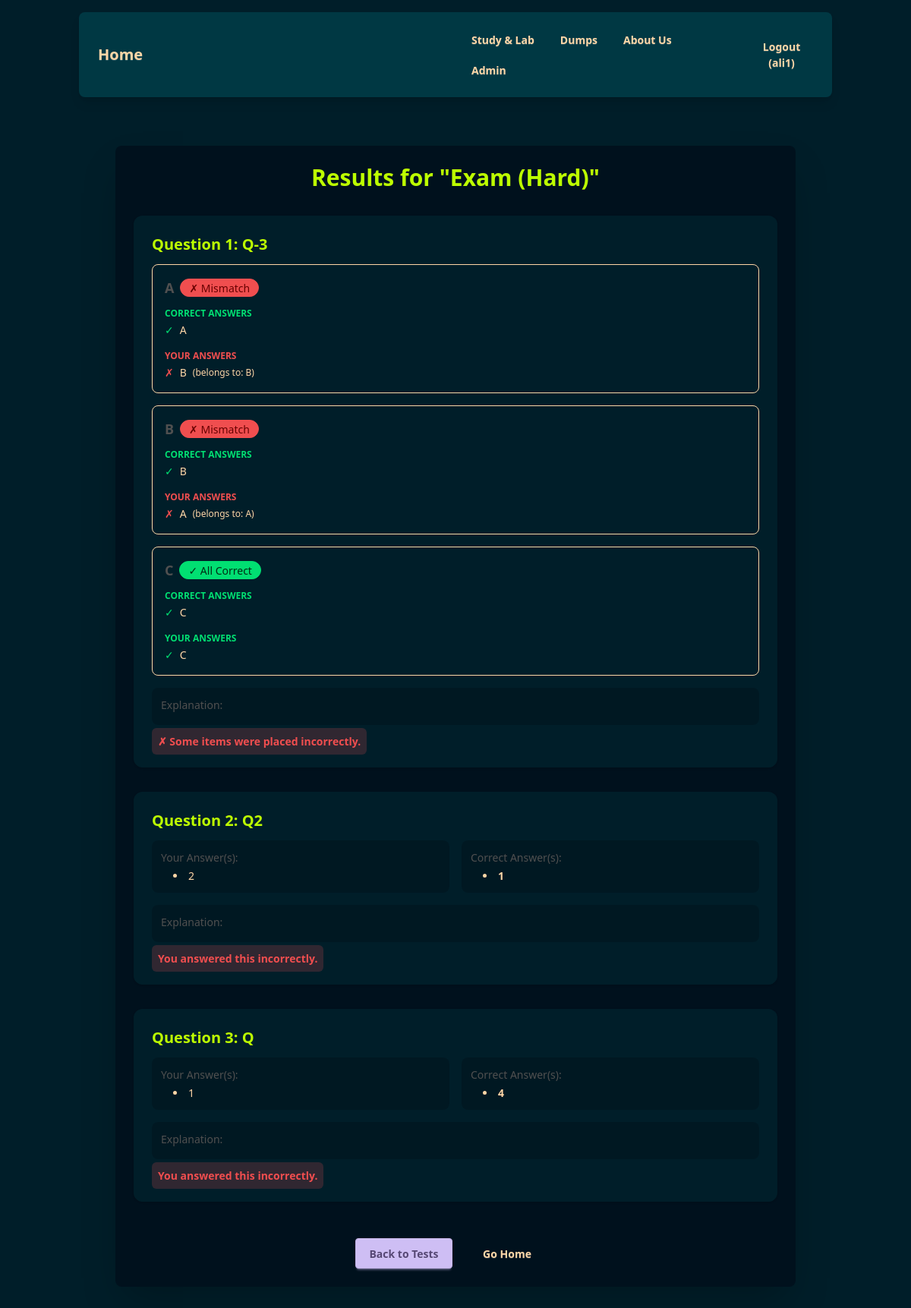
Screenshot of /quiz/tests/results/159/ (signed in) with the database file from the repository.
### quiz/models.py (models this page shows, shortened)
class TestAttempt(models.Model):
    user = models.ForeignKey(settings.AUTH_USER_MODEL, on_delete=models.CASCADE)
    test = models.ForeignKey(Test, on_delete=models.CASCADE)
    start_time = models.DateTimeField(auto_now_add=True)
    end_time = models.DateTimeField(null=True, blank=True)
    score = models.FloatField(null=True, blank=True)  # Percentage or points
    completed = models.BooleanField(default=False)

class Test(models.Model):
    name = models.CharField(max_length=255)
    description = models.TextField(blank=True)
    test_type = models.CharField(max_length=10, choices=TEST_TYPES, default="learning")
    position = models.PositiveIntegerField(
        default=0, help_text="Display order of the test"
    )
    class Meta:
        ordering = ["position", "name"]

class Question(models.Model):
    test = models.ForeignKey(Test, related_name="questions", on_delete=models.CASCADE)
    text = models.TextField()
    image = models.ImageField(upload_to="question_images/", blank=True, null=True)
    explanation = models.TextField(blank=True)
    question_type = models.CharField(
        max_length=10, choices=QUESTION_TYPES, default="mc"
    )
    @property
    def is_multiple_choice(self):
        return self.question_type == "mc"

class MatchingPair(models.Model):
    question = models.ForeignKey(
        Question, related_name="matching_pairs", on_delete=models.CASCADE
    )
    left_text = models.CharField(max_length=500)
    right_text = models.CharField(max_length=500)
    class Meta:
        ordering = ["id"]
    def get_all_rights(self):
        texts = [r.text for r in self.extra_rights.all()]
        if self.right_text.strip():
            texts.insert(0, self.right_text.strip())
        return texts

class Answer(models.Model):
    question = models.ForeignKey(
        Question, related_name="answers", on_delete=models.CASCADE
    )
    text = models.CharField(max_length=1000)
    is_correct = models.BooleanField(default=False)

### quiz/views.py (the view)
# urls.py: path('tests/results/<int:attempt_id>/', test_results, name='test_results'),
@login_required
def test_results(request, attempt_id):
    attempt = get_object_or_404(
        TestAttempt, id=attempt_id, user=request.user, completed=True
    )
    test = attempt.test
    user_answers = (
        attempt.user_answers.all()
        .select_related("question")
        .prefetch_related(
            "selected_answers", "question__answers", "question__matching_pairs"
        )
    )
    results_data = []
    for ua in user_answers:
        question = ua.question
        if question.is_multiple_choice:
            correct_answers = Answer.objects.filter(question=question, is_correct=True)
            selected_answers = ua.selected_answers.all()
            correct_ids = set(correct_answers.values_list("id", flat=True))
            selected_ids = set(selected_answers.values_list("id", flat=True))
            is_correct_for_display = correct_ids == selected_ids
            results_data.append(
                {
                    "question": question,
                    "user_selected_answers": selected_answers,
                    "correct_answers": correct_answers,
                    "is_user_correct": is_correct_for_display,
                    "is_matching": False,
                }
            )
        else:
            matching_pairs = question.matching_pairs.all()
            user_mapping = ua.matching_answer or {}
            cat_results = []
            all_correct = True
            for pair in matching_pairs:
                correct_texts = pair.get_all_rights()
                placed_items = []
                for unique_id, placement in user_mapping.items():
                    if isinstance(placement, dict):
                        cat_id = placement.get("cat_id")
                        item_pair_id = placement.get("pair_id")
                        item_text = placement.get("text", "")
                    else:
                        item_pair_id = int(unique_id)
                        cat_id = placement
                        item_text = ""
                    if cat_id == pair.id:
                        belongs_to = ""
                        if item_pair_id:
                            src = next(
                                (p for p in matching_pairs if p.id == item_pair_id),
                                None,
                            )
                            belongs_to = src.left_text if src else ""
                        placed_items.append(
                            {
                                "text": item_text,
                                "belongs_to": belongs_to,
                                "is_correct": item_pair_id == pair.id,
                            }
                        )
                for ct in correct_texts:
                    if not any(
                        pi["text"] == ct and pi["is_correct"] for pi in placed_items
                    ):
                        all_correct = False
                cat_results.append(
                    {
                        "pair": pair,
                        "correct_texts": correct_texts,
                        "placed_items": placed_items,
                        "is_fully_correct": len(placed_items) == len(correct_texts)
                        and all(pi["is_correct"] for pi in placed_items),
                    }
                )
            results_data.append(
                {
                    "question": question,
                    "is_user_correct": all_correct,
                    "is_matching": True,
                    "cat_results": cat_results,
                }
            )
    context = {
        "attempt": attempt,
        "test": test,
        "results_data": results_data,
        "is_learning_mode": test.test_type == "learning",
    }
    return render(request, "quiz/test_results.html", context)

### quiz/templates/quiz/test_results.html (shortened to what this page needs)
{% extends 'quiz/base.html' %}
{% block content %}
<div class="min-h-[calc(100vh-8rem)] flex flex-col items-center px-2 py-4 md:px-4 md:py-8">
    <div class="card w-full max-w-4xl shadow-2xl bg-base-200 text-base-content">
        <div class="card-body">
            <h2 class="card-title text-3xl font-bold mb-6 text-center text-primary block">Results for "{{ attempt.test.name }}"</h2>
            <div class="space-y-8">
                {% for result in results_data %}
                <div class="p-4 md:p-6 bg-base-100 rounded-xl shadow">
                    <h3 class="text-xl font-semibold mb-3 text-primary">Question {{ forloop.counter }}: {{ result.question.text|safe }}</h3>
                    {% if result.is_matching %}
                        {% for cr in result.cat_results %}
                        <div class="mb-4 p-4 rounded-lg {% if cr.is_fully_correct %}bg-success/10 border border-success/30{% else %}bg-error/10 border border-error/30{% endif %}">
                            <div class="flex items-center gap-2 mb-3">
                                <span class="text-lg font-bold text-accent">{{ cr.pair.left_text }}</span>
                                {% if cr.is_fully_correct %}<span class="badge badge-success gap-1">&#10003; All Correct</span>{% else %}<span class="badge badge-error gap-1">&#10007; Mismatch</span>{% endif %}
                            </div>
                            <div class="grid grid-cols-2 gap-4">
                                <div>
                                    <p class="text-xs font-semibold text-success uppercase tracking-wide mb-1">Correct Answers</p>
                                    <div class="space-y-1">{% for ct in cr.correct_texts %}<div class="flex items-center gap-2 text-sm"><span class="text-success">&#10003;</span><span>{{ ct }}</span></div>{% endfor %}</div>
                                </div>
                                <div>
                                    <p class="text-xs font-semibold uppercase tracking-wide mb-1 {% if cr.is_fully_correct %}text-success{% else %}text-error{% endif %}">Your Answers</p>
                                    {% if cr.placed_items %}<div class="space-y-1">{% for pi in cr.placed_items %}<div class="flex items-center gap-2 text-sm"><span class="{% if pi.is_correct %}text-success{% else %}text-error{% endif %}">{% if pi.is_correct %}&#10003;{% else %}&#10007;{% endif %}</span><span class="{% if not pi.is_correct %}line-through{% endif %}">{{ pi.text }}</span>{% if not pi.is_correct %}<span class="text-xs text-base-content/50 ml-1">(belongs to: {{ pi.belongs_to }})</span>{% endif %}</div>{% endfor %}</div>{% else %}<p class="text-sm text-base-content/50 italic">No items placed</p>{% endif %}
                                </div>
                            </div>
                        </div>
                        {% endfor %}
                        <div class="mt-3 mb-2 p-3 bg-base-200/50 rounded-lg"><p class="font-medium text-accent mb-1">Explanation:</p></div>
                        <div class="mt-3 text-sm font-semibold">{% if result.is_user_correct %}<span class="text-success p-2 rounded-md bg-success/20">&#10003; All items matched correctly.</span>{% else %}<span class="text-error p-2 rounded-md bg-error/20">&#10007; Some items were placed incorrectly.</span>{% endif %}</div>
                    {% else %}
                        <div class="grid md:grid-cols-2 gap-4 mb-4"><div class="p-3 bg-base-200/50 rounded-lg"><p class="font-medium text-accent mb-1">Your Answer(s):</p>{% if result.user_selected_answers %}<ul class="list-disc list-inside ml-4 space-y-1 text-sm">{% for answer in result.user_selected_answers %}<li>{{ answer.text }}</li>{% endfor %}</ul>{% else %}<p class="italic text-base-content/70 text-sm">No answer selected.</p>{% endif %}</div><div class="p-3 bg-base-200/50 rounded-lg"><p class="font-medium text-accent mb-1">Correct Answer(s):</p><ul class="list-disc list-inside ml-4 space-y-1 text-sm">{% for answer in result.correct_answers %}<li><span class="font-semibold">{{ answer.text }}</span></li>{% endfor %}</ul></div></div>
                        {% if not is_learning_mode or attempt.completed %}<div class="mt-3 mb-2 p-3 bg-base-200/50 rounded-lg"><p class="font-medium text-accent mb-1">Explanation:</p><div class="prose prose-sm max-w-none text-base-content">{{ result.question.explanation|safe|linebreaks }}</div></div><div class="mt-3 text-sm font-semibold">{% if result.is_user_correct %}<span class="text-success p-2 rounded-md bg-success/20">You answered this correctly.</span>{% else %}<span class="text-error p-2 rounded-md bg-error/20">You answered this incorrectly.</span>{% endif %}</div>{% endif %}
                    {% endif %}
                </div>
                {% empty %}<p class="text-center text-base-content/80">No results to display for this attempt.</p>{% endfor %}
            </div>
            <div class="card-actions justify-center mt-10"><a href="{% url 'test_list' %}" class="btn btn-secondary min-w-32">Back to Tests</a><a href="{% url 'landing_page' %}" class="btn btn-ghost min-w-32">Go Home</a></div>
        </div>
    </div>
</div>
{% endblock %}

### quiz/templates/quiz/navbar.html (shortened to what this page needs)
{% load static %}
<div class="navbar bg-neutral text-neutral-content rounded-box shadow-lg mb-8">
  <div class="navbar-start">
    <a href="{% url 'landing_page' %}" class="btn btn-ghost normal-case text-xl">Home</a>
  </div>
  <div class="navbar-end">
    <ul class="menu menu-horizontal px-1 hidden md:flex text-neutral-content">
      <li><a href="#" class="btn btn-ghost">Study &amp; Lab</a></li>
      <li><a href="{% url 'test_list' %}" class="btn btn-ghost">Dumps</a></li>
      <li><a href="#" class="btn btn-ghost">About Us</a></li>
      {% if user.is_authenticated and user.is_staff %}<li class="dropdown"><div tabindex="0" role="button" class="btn btn-ghost">Admin</div></li>{% endif %}
    </ul>
    <div class="hidden md:flex">
      {% if user.is_authenticated %}<form action="{% url 'logout' %}" method="post" class="inline-block">{% csrf_token %}<button type="submit" class="btn btn-ghost">Logout ({{ user.username }})</button></form>{% else %}<a href="{% url 'login' %}" class="btn btn-primary">Login</a><a href="{% url 'signup' %}" class="btn btn-primary ml-2">Sign Up</a>{% endif %}
    </div>
  </div>
</div>

### rows the page displays
TestAttempt: test.name "Exam (Hard)"
Question: question.text "Q-3", shows "✗ Some items were placed incorrectly."
MatchingPair: pair.left_text "A", correct_texts "A", text "B", belongs_to "B"
MatchingPair: pair.left_text "B", correct_texts "B", text "A", belongs_to "A"
MatchingPair: pair.left_text "C", correct_texts "C", text "C"
Question: question.text "Q2", shows "You answered this incorrectly."
Answer: text "2"
Answer: text "1"
Question: question.text "Q", shows "You answered this incorrectly."
Answer: text "1"
Answer: text "4"

### other values shown
{{ user.username }} "ali1"
